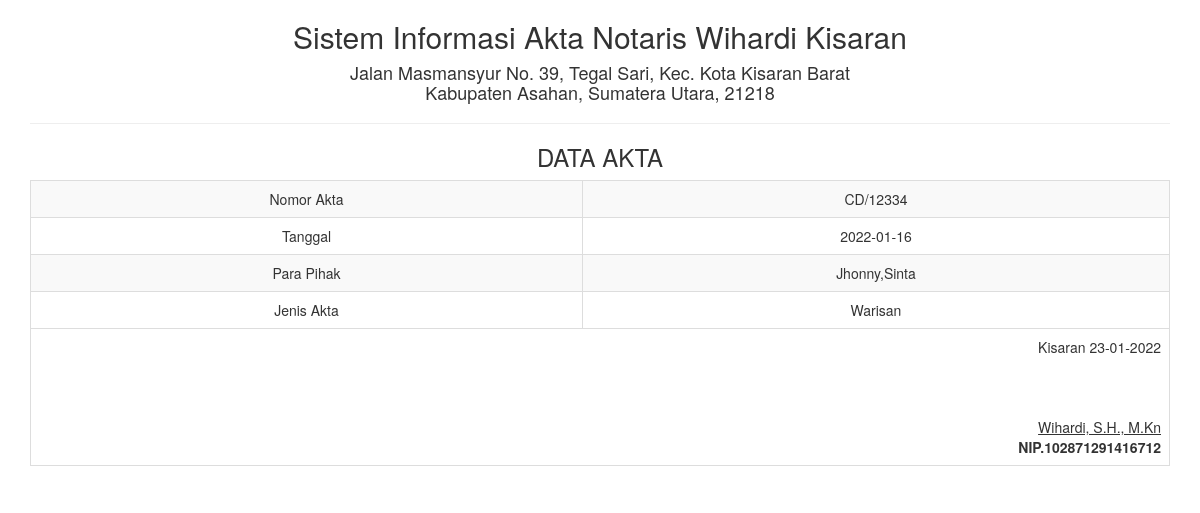
Screenshot of /report/arsip_satu.php?id=6 with the database file from the repository.
### tables this page shows
CREATE TABLE `input_akta` (
  `id` int(5) NOT NULL,
  `para_pihak` varchar(100) NOT NULL,
  `no_akta` varchar(50) NOT NULL,
  `tgl_masuk` date NOT NULL,
  `jenis_akta` varchar(50) NOT NULL
);

### report/arsip_satu.php (the view, shortened to what this page needs)
<!DOCTYPE html>
<html>
    <head>
        <link href="../Assets/css/bootstrap.min.css" rel="stylesheet" type="text/css"/>
    </head>
    <body onload="print()">
        <?php
        include '../config/koneksi.php';
        $sql = "SELECT * FROM input_akta WHERE id='" . $_GET ['id'] . "'";
        $query = mysqli_query($koneksi, $sql) or die("SQL Detail error");
        $data = mysqli_fetch_array($query);
        ?>
        <div class="container">
            <div class='row'>
                <div class="col-sm-12">
                    <div class="text-center">
                        <h2>Sistem Informasi Akta Notaris Wihardi Kisaran</h2>
                        <h4>Jalan Masmansyur No. 39, Tegal Sari, Kec. Kota Kisaran Barat <br> Kabupaten Asahan, Sumatera Utara, 21218</h4>
                        <hr>
                        <h3>DATA AKTA</h3>
                        <table class="table table-bordered table-striped table-hover">
                            <tbody>
								<tr>
                                    <td>Nomor Akta</td> <td><?= $data['no_akta'] ?></td>
                                </tr>
                                <tr>
                                    <td>Tanggal</td> <td><?= $data['tgl_masuk'] ?></td>
                                </tr>
								<tr>
                                    <td>Para Pihak</td> <td><?= $data['para_pihak'] ?></td>
                                </tr>
								<tr>
                                    <td>Jenis Akta</td> <td><?= $data['jenis_akta'] ?></td>
                                </tr>
                            </tbody>
                            <tfoot>
                                <tr>
                                    <td colspan="2" class="text-right">
                                        Kisaran  <?= date("d-m-Y") ?>
                                        <br><br><br><br>
                                        <u>Wihardi, S.H., M.Kn<strong></u><br>
                                        NIP.102871291416712
									</td>
								</tr>
							</tfoot>
                        </table>
                    </div>
                </div>
            </div>
    </body>
</html>

### rows the page displays
input_akta: no_akta "CD/12334", tgl_masuk "2022-01-16", para_pihak "Jhonny,Sinta", jenis_akta "Warisan"
